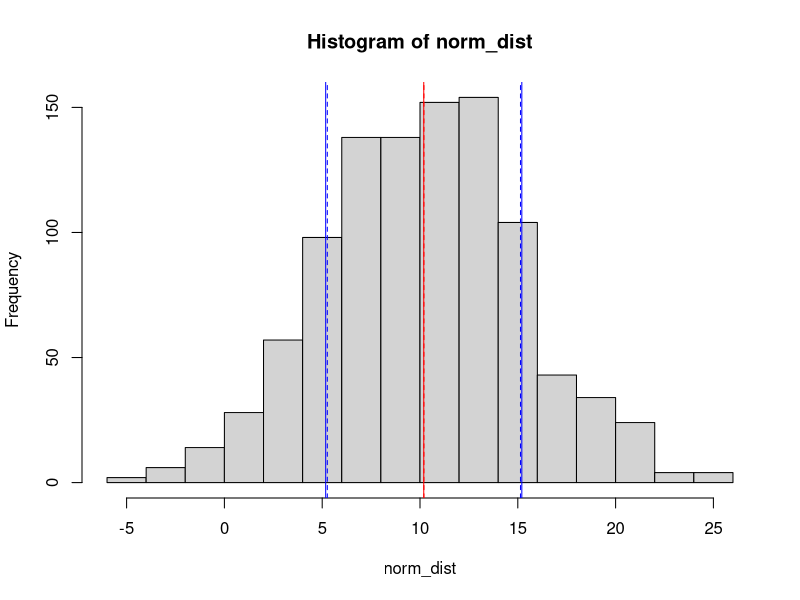
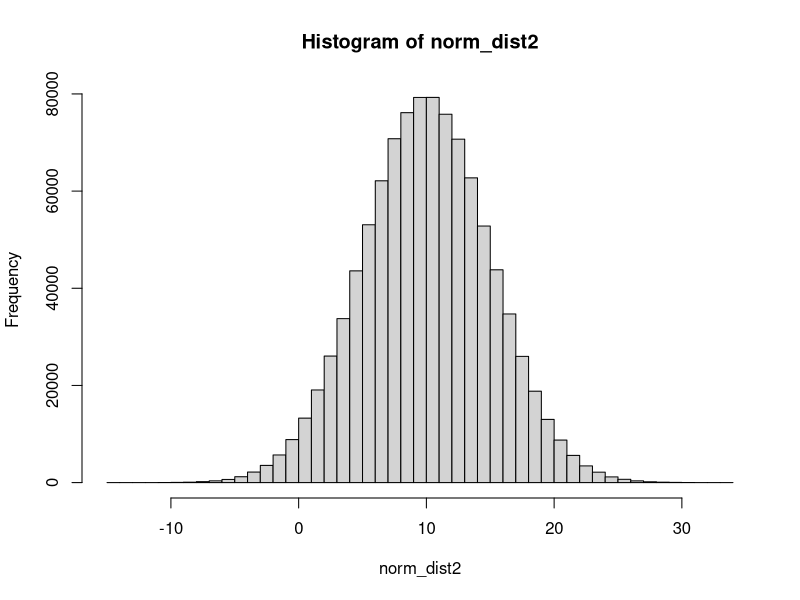
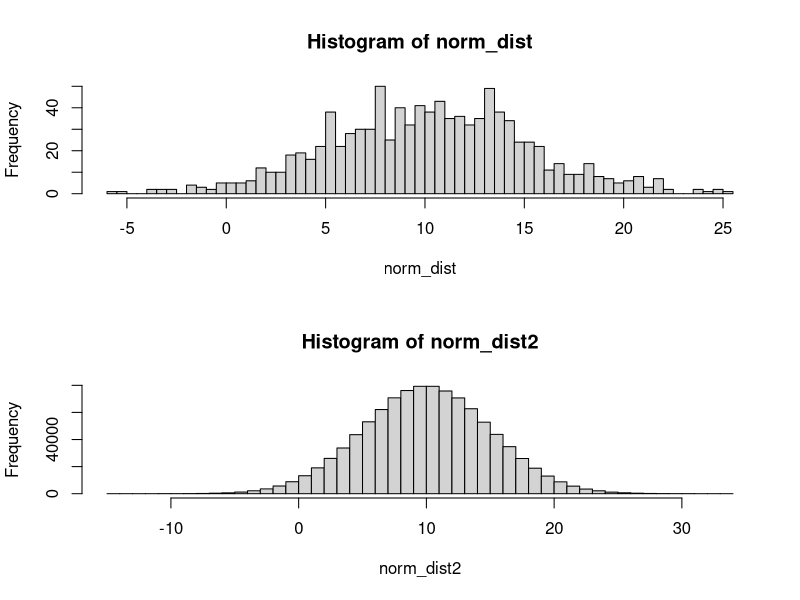

Recreate these plots in R, in order.
#Generate a vector of 1000 normally distributed values with mean 10 and standard deviation 5
norm_dist <- rnorm(1000, mean=10, sd=5)

#Inspect the output of the summary() function for that vector.
summary(norm_dist)

#Compute the mean and standard deviation for those values
mean(norm_dist)
sd(norm_dist)

#Compute the deciles (i.e. 10 evenly spaced quantiles) for those values
quantile(norm_dist, probs = seq(0,1,0.1))

#Visualise the distribution of those values as a histogram
hist(norm_dist, breaks=20)


#Visualise as vertical lines on the histogram: the mean (red solid), median (red dashed),
#one standard deviation from the mean (blue solid),
#and one median absolute deviation from the median (blue dashed).
abline(v=mean(norm_dist), col="red")
abline(v=median(norm_dist), col="red", lty=2)
abline(v=mean(norm_dist) + sd(norm_dist), col="blue")
abline(v=mean(norm_dist) - sd(norm_dist), col="blue")
abline(v=median(norm_dist) + mad(norm_dist), col="blue", lty=2)
abline(v=median(norm_dist) - mad(norm_dist), col="blue", lty=2)

#Generate a new vector with a lot more values (e.g., one million). Draw again a histogram.
#How does the distribution compare with more data points?
norm_dist2 <- rnorm(1000000, mean=10, sd=5)
hist(norm_dist2, breaks=50)

#to visualise both histograms in one plotting window
par(mfrow = c(2, 1))
hist(norm_dist, breaks=50)
hist(norm_dist2, breaks=50)
par(mfrow = c(1, 1))

